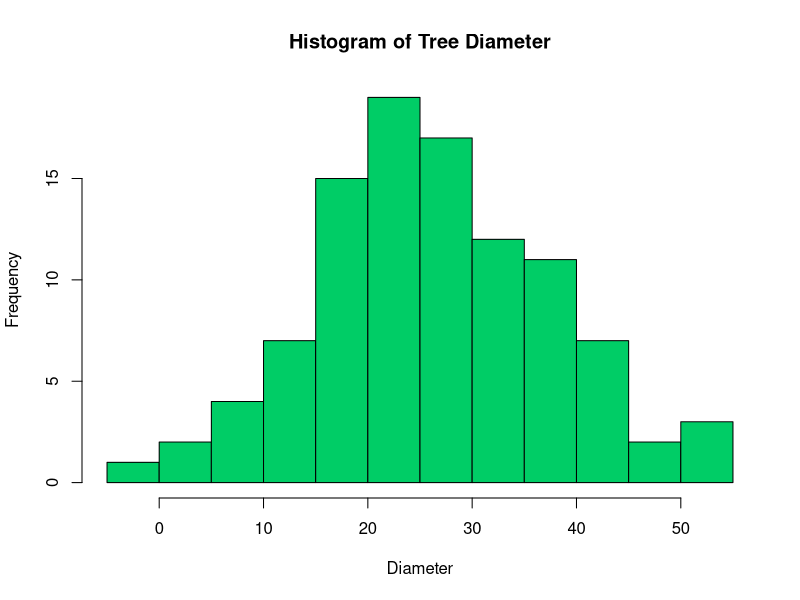
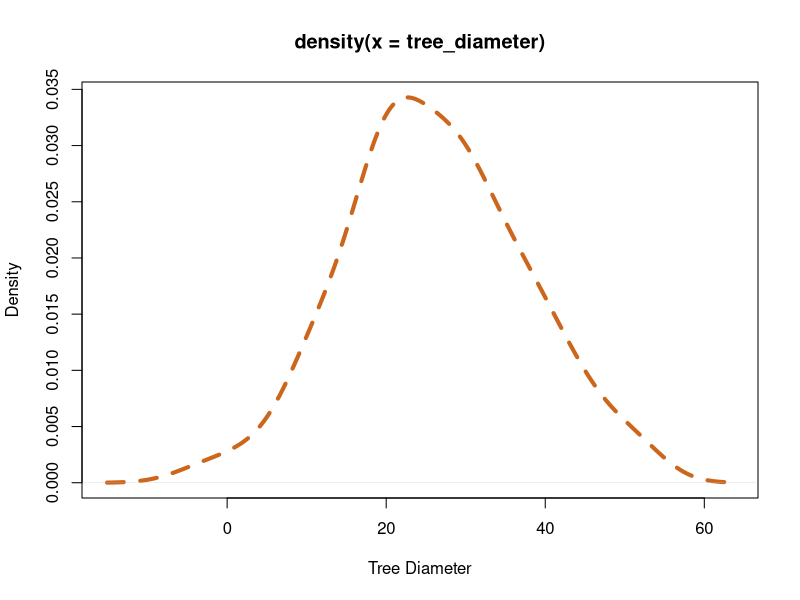
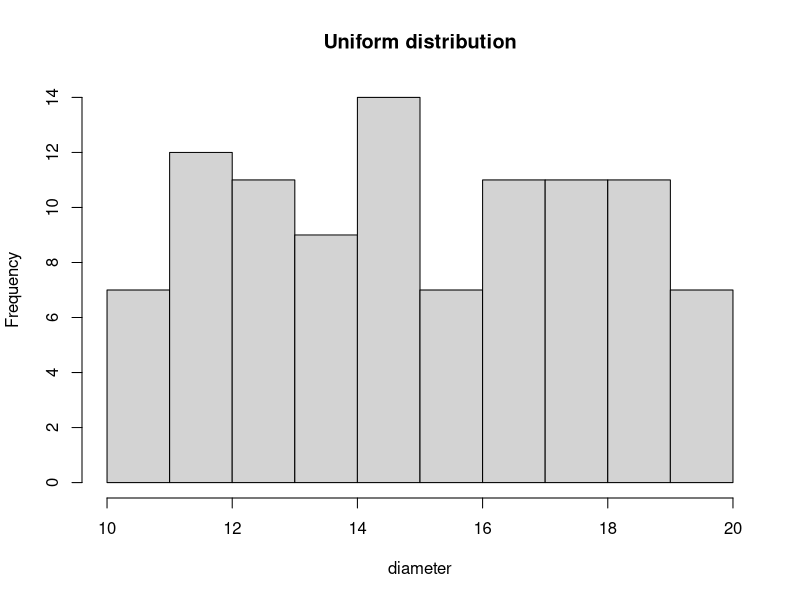

Generate these figures, in order, with R:
## ---- chunk 1
tomato_weight <- c(43.68, 70.23, 29.31, 83.08, 27.42, 53.50, 30.95, 10.51, 41.41, 68.06)
## ---- chunk 2
tomato_weight
## ---- chunk 3
print(x = tomato_weight)
## ---- chunk 4
round(x = tomato_weight, digits = 1)
## ---- chunk 5
round(digits = 1, x = tomato_weight)
## ---- chunk 6
round(tomato_weight, 1)
## ---- chunk 7
round(1, tomato_weight)
## ---- chunk 8
?round()
help("round")
## ---- chunk 9
length(tomato_weight)
## ---- chunk 10
mean(x = tomato_weight)
## ---- chunk 11
median(tomato_weight)
sd(tomato_weight)
var(tomato_weight)
cor(tomato_weight, 1:10)
## ---- chunk 12
floor(3.544)
ceiling(3.544)
## ---- chunk 13
20:30
30:20
## ---- chunk 14
seq(from = 1, to = 100, by = 1)
## ---- chunk 15
pi
letters
month.abb
## ---- chunk 16
teak_diameter <- rnorm(100, mean = 35, sd = 2.3)
teak_diameter
## ---- chunk 17
set.seed(123)
tree_diameter <- rnorm(100, mean = 25, sd = 12.3)
tree_diameter
## ---- chunk 18
#| label: fig-dia-hist
#| fig-cap: Histogram of simulated tree diameter distribution
#| fig-subcap: true
#| layout-ncol: 2
#| echo: false

hist(
  tree_diameter,
  col = "springgreen3",
  xlab = "Diameter",
  main = "Histogram of Tree Diameter"
)

plot(
  density(tree_diameter),
  col = "chocolate3",
  xlab = "Tree Diameter",
  lwd = 4,
  lty = "dashed"
)
## ---- chunk 19
set.seed(123)
dt <- runif(100, min = 10, max = 20)
dt
## ---- chunk 20
#| label: fig-hist-unif
#| echo: false
#| fig-cap: Uniformly distributed randomly generated numbers.
hist(
  dt,
  xlab = "diameter",
  main = "Uniform distribution"
)
## ---- chunk 21
new_dt <- seq(1, 20, 2)
new_dt
## ---- chunk 22
set.seed(10)
sample(new_dt, 5)
## ---- chunk 23
die <- 1:6
## ---- chunk 24
sample(die, 1)
## ---- chunk 25
sample(new_dt, 20, replace = TRUE)
## ---- chunk 26
die <- 1:6
die_prob <- c(0.23, 0.23, 0.23, 0.21, 0.07, 0.03)
## ---- chunk 27
set.seed(123)
die_selected <- sample(x = die, size = 100, replace = TRUE, prob = die_prob)
die_selected
## ---- chunk 28
table(die_selected)
## ---- chunk 29
tree_1 <- " Adansonia digitata "
tree_1
## ---- chunk 30
nchar(tree_1)
## ---- chunk 31
tolower(tree_1)
toupper(tree_1)
## ---- chunk 32
tree_1 <- trimws(tree_1)
tree_1
## ---- chunk 33
nchar(tree_1)
## ---- chunk 34
substr(tree_1, start = 1, stop = 9)
## ---- chunk 35
substr(tree_1, start = 11, nchar(tree_1)) <- "gregorii"
tree_1
## ---- chunk 36
strsplit(tree_1, split = " ")
## ---- chunk 37
paste(tree_1, " man")
paste("My best tree species is ", tree_1)
## ---- chunk 38
average_tomato <- mean(tomato_weight)
sd_tomato <- sd(tomato_weight)
z_tomato <- (tomato_weight - average_tomato) / sd_tomato

average_tree_diameter <- mean(tree_diameter)
sd_tree_diameter <- sd(tree_diameter)
z_tree_diameter <- (tree_diameter - average_tree_diameter) / sd_tree_diameter

average_dt <-mean(dt)
sd_tomato <- sd(dt)
z_dt <- (dt - average_dt) / sd_tomato
## ---- chunk 39
z_tomato
z_tree_diameter
z_dt
## ---- chunk 40
new_function <- function() {}
## ---- chunk 41
z_score <- function(x) {
  average_x <- mean(x, na.rm = TRUE)
  sd_x <- sd(x, na.rm = TRUE)
  z_value = (x - average_x)/sd_x
  return(z_value)
}
## ---- chunk 42
z_tomato_2 <- z_score(tomato_weight)
z_tomato_2
## ---- chunk 43
z_tree_diameter_2 <- z_score(tree_diameter)
z_tree_diameter_2
## ---- chunk 44
z_dt_2 <- z_score(dt)
z_dt_2
